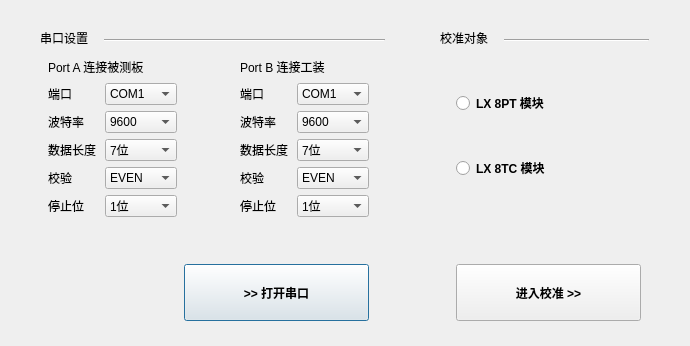
<?xml version="1.0" encoding="UTF-8"?>
<ui version="4.0">
 <class>Dialog_Set</class>
 <widget class="QDialog" name="Dialog_Set">
  <property name="geometry">
   <rect>
    <x>0</x>
    <y>0</y>
    <width>690</width>
    <height>346</height>
   </rect>
  </property>
  <property name="windowTitle">
   <string>Dialog</string>
  </property>
  <widget class="QPushButton" name="pushButton_Open_Port">
   <property name="geometry">
    <rect>
     <x>184</x>
     <y>264</y>
     <width>185</width>
     <height>57</height>
    </rect>
   </property>
   <property name="font">
    <font>
     <pointsize>9</pointsize>
     <weight>75</weight>
     <bold>true</bold>
    </font>
   </property>
   <property name="text">
    <string>&gt;&gt; 打开串口</string>
   </property>
  </widget>
  <widget class="QPushButton" name="pushButton_Go_Calibration">
   <property name="geometry">
    <rect>
     <x>456</x>
     <y>264</y>
     <width>185</width>
     <height>57</height>
    </rect>
   </property>
   <property name="font">
    <font>
     <pointsize>9</pointsize>
     <weight>75</weight>
     <bold>true</bold>
    </font>
   </property>
   <property name="text">
    <string>进入校准 &gt;&gt;</string>
   </property>
  </widget>
  <widget class="QWidget" name="layoutWidget">
   <property name="geometry">
    <rect>
     <x>48</x>
     <y>56</y>
     <width>321</width>
     <height>161</height>
    </rect>
   </property>
   <layout class="QGridLayout" name="gridLayout_Portset">
    <item row="4" column="3">
     <widget class="QLabel" name="label_PortB_Paudrate">
      <property name="text">
       <string>波特率</string>
      </property>
     </widget>
    </item>
    <item row="6" column="4">
     <widget class="QComboBox" name="comboBox_PortB_Parity">
      <item>
       <property name="text">
        <string>EVEN</string>
       </property>
      </item>
      <item>
       <property name="text">
        <string>ODD</string>
       </property>
      </item>
      <item>
       <property name="text">
        <string>NONE</string>
       </property>
      </item>
     </widget>
    </item>
    <item row="5" column="0">
     <widget class="QLabel" name="label_PortA_Datasize">
      <property name="text">
       <string>数据长度</string>
      </property>
     </widget>
    </item>
    <item row="8" column="0">
     <widget class="QLabel" name="label_PortA_Stopbits">
      <property name="text">
       <string>停止位</string>
      </property>
     </widget>
    </item>
    <item row="8" column="1">
     <widget class="QComboBox" name="comboBox_PortA_Stopbits">
      <item>
       <property name="text">
        <string>1位</string>
       </property>
      </item>
      <item>
       <property name="text">
        <string>2位</string>
       </property>
      </item>
      <item>
       <property name="text">
        <string>无</string>
       </property>
      </item>
     </widget>
    </item>
    <item row="5" column="4">
     <widget class="QComboBox" name="comboBox_PortB_Datasize">
      <item>
       <property name="text">
        <string>7位</string>
       </property>
      </item>
      <item>
       <property name="text">
        <string>8位</string>
       </property>
      </item>
     </widget>
    </item>
    <item row="5" column="3">
     <widget class="QLabel" name="label_PortB_Datasize">
      <property name="text">
       <string>数据长度</string>
      </property>
     </widget>
    </item>
    <item row="8" column="3">
     <widget class="QLabel" name="label_PortB_Stopbits">
      <property name="text">
       <string>停止位</string>
      </property>
     </widget>
    </item>
    <item row="5" column="1">
     <widget class="QComboBox" name="comboBox_PortA_Datasize">
      <item>
       <property name="text">
        <string>7位</string>
       </property>
      </item>
      <item>
       <property name="text">
        <string>8位</string>
       </property>
      </item>
     </widget>
    </item>
    <item row="6" column="3">
     <widget class="QLabel" name="label_PortB_Parity">
      <property name="text">
       <string>校验</string>
      </property>
     </widget>
    </item>
    <item row="8" column="4">
     <widget class="QComboBox" name="comboBox_PortB_Stopbits">
      <item>
       <property name="text">
        <string>1位</string>
       </property>
      </item>
      <item>
       <property name="text">
        <string>2位</string>
       </property>
      </item>
      <item>
       <property name="text">
        <string>无</string>
       </property>
      </item>
     </widget>
    </item>
    <item row="6" column="1">
     <widget class="QComboBox" name="comboBox_PortA_Parity">
      <item>
       <property name="text">
        <string>EVEN</string>
       </property>
      </item>
      <item>
       <property name="text">
        <string>ODD</string>
       </property>
      </item>
      <item>
       <property name="text">
        <string>NONE</string>
       </property>
      </item>
     </widget>
    </item>
    <item row="6" column="0">
     <widget class="QLabel" name="label_PortA_Parity">
      <property name="text">
       <string>校验</string>
      </property>
     </widget>
    </item>
    <item row="2" column="3">
     <widget class="QLabel" name="label_PortB_Id">
      <property name="text">
       <string>端口</string>
      </property>
     </widget>
    </item>
    <item row="2" column="4">
     <widget class="QComboBox" name="comboBox_PortB_Id">
      <item>
       <property name="text">
        <string>COM1</string>
       </property>
      </item>
      <item>
       <property name="text">
        <string>COM2</string>
       </property>
      </item>
      <item>
       <property name="text">
        <string>COM3</string>
       </property>
      </item>
      <item>
       <property name="text">
        <string>COM4</string>
       </property>
      </item>
      <item>
       <property name="text">
        <string>COM5</string>
       </property>
      </item>
      <item>
       <property name="text">
        <string>COM6</string>
       </property>
      </item>
      <item>
       <property name="text">
        <string>COM7</string>
       </property>
      </item>
      <item>
       <property name="text">
        <string>COM8</string>
       </property>
      </item>
      <item>
       <property name="text">
        <string>COM9</string>
       </property>
      </item>
      <item>
       <property name="text">
        <string>COM10</string>
       </property>
      </item>
     </widget>
    </item>
    <item row="4" column="0">
     <widget class="QLabel" name="label_PortA_Paudrate">
      <property name="text">
       <string>波特率</string>
      </property>
     </widget>
    </item>
    <item row="2" column="0">
     <widget class="QLabel" name="label_PortA_Id">
      <property name="text">
       <string>端口</string>
      </property>
     </widget>
    </item>
    <item row="2" column="1">
     <widget class="QComboBox" name="comboBox_PortA_Id">
      <item>
       <property name="text">
        <string>COM1</string>
       </property>
      </item>
      <item>
       <property name="text">
        <string>COM2</string>
       </property>
      </item>
      <item>
       <property name="text">
        <string>COM3</string>
       </property>
      </item>
      <item>
       <property name="text">
        <string>COM4</string>
       </property>
      </item>
      <item>
       <property name="text">
        <string>COM5</string>
       </property>
      </item>
      <item>
       <property name="text">
        <string>COM6</string>
       </property>
      </item>
      <item>
       <property name="text">
        <string>COM7</string>
       </property>
      </item>
      <item>
       <property name="text">
        <string>COM8</string>
       </property>
      </item>
      <item>
       <property name="text">
        <string>COM9</string>
       </property>
      </item>
      <item>
       <property name="text">
        <string>COM10</string>
       </property>
      </item>
     </widget>
    </item>
    <item row="0" column="0" colspan="2">
     <widget class="QLabel" name="label_PortA">
      <property name="text">
       <string>Port A 连接被测板</string>
      </property>
     </widget>
    </item>
    <item row="2" column="2">
     <widget class="QLabel" name="label_PortB_Id_2">
      <property name="text">
       <string/>
      </property>
     </widget>
    </item>
    <item row="0" column="3" colspan="2">
     <widget class="QLabel" name="label_PortB">
      <property name="text">
       <string>Port B 连接工装</string>
      </property>
     </widget>
    </item>
    <item row="4" column="1">
     <widget class="QComboBox" name="comboBox_PortA_Paudrate">
      <item>
       <property name="text">
        <string>9600</string>
       </property>
      </item>
      <item>
       <property name="text">
        <string>19200</string>
       </property>
      </item>
      <item>
       <property name="text">
        <string>38400</string>
       </property>
      </item>
      <item>
       <property name="text">
        <string>57600</string>
       </property>
      </item>
      <item>
       <property name="text">
        <string>115200</string>
       </property>
      </item>
     </widget>
    </item>
    <item row="4" column="4">
     <widget class="QComboBox" name="comboBox_PortB_Paudrate">
      <item>
       <property name="text">
        <string>9600</string>
       </property>
      </item>
      <item>
       <property name="text">
        <string>19200</string>
       </property>
      </item>
      <item>
       <property name="text">
        <string>38400</string>
       </property>
      </item>
      <item>
       <property name="text">
        <string>57600</string>
       </property>
      </item>
      <item>
       <property name="text">
        <string>115200</string>
       </property>
      </item>
     </widget>
    </item>
   </layout>
  </widget>
  <widget class="QWidget" name="layoutWidget">
   <property name="geometry">
    <rect>
     <x>456</x>
     <y>56</y>
     <width>193</width>
     <height>161</height>
    </rect>
   </property>
   <layout class="QGridLayout" name="gridLayout_Moduename">
    <item row="0" column="0">
     <widget class="QRadioButton" name="radioButton_Select_8pt">
      <property name="font">
       <font>
        <pointsize>9</pointsize>
        <weight>75</weight>
        <bold>true</bold>
       </font>
      </property>
      <property name="text">
       <string>LX 8PT 模块</string>
      </property>
     </widget>
    </item>
    <item row="1" column="0">
     <widget class="QRadioButton" name="radioButton_Select_8tc">
      <property name="font">
       <font>
        <pointsize>9</pointsize>
        <weight>75</weight>
        <bold>true</bold>
       </font>
      </property>
      <property name="text">
       <string>LX 8TC 模块</string>
      </property>
     </widget>
    </item>
   </layout>
  </widget>
  <widget class="Line" name="line">
   <property name="geometry">
    <rect>
     <x>104</x>
     <y>32</y>
     <width>281</width>
     <height>16</height>
    </rect>
   </property>
   <property name="orientation">
    <enum>Qt::Horizontal</enum>
   </property>
  </widget>
  <widget class="Line" name="line_8">
   <property name="geometry">
    <rect>
     <x>504</x>
     <y>32</y>
     <width>145</width>
     <height>16</height>
    </rect>
   </property>
   <property name="orientation">
    <enum>Qt::Horizontal</enum>
   </property>
  </widget>
  <widget class="QLabel" name="label">
   <property name="geometry">
    <rect>
     <x>40</x>
     <y>32</y>
     <width>54</width>
     <height>12</height>
    </rect>
   </property>
   <property name="text">
    <string>串口设置</string>
   </property>
  </widget>
  <widget class="QLabel" name="label_2">
   <property name="geometry">
    <rect>
     <x>440</x>
     <y>32</y>
     <width>54</width>
     <height>12</height>
    </rect>
   </property>
   <property name="text">
    <string>校准对象</string>
   </property>
  </widget>
 </widget>
 <resources/>
 <connections/>
</ui>
